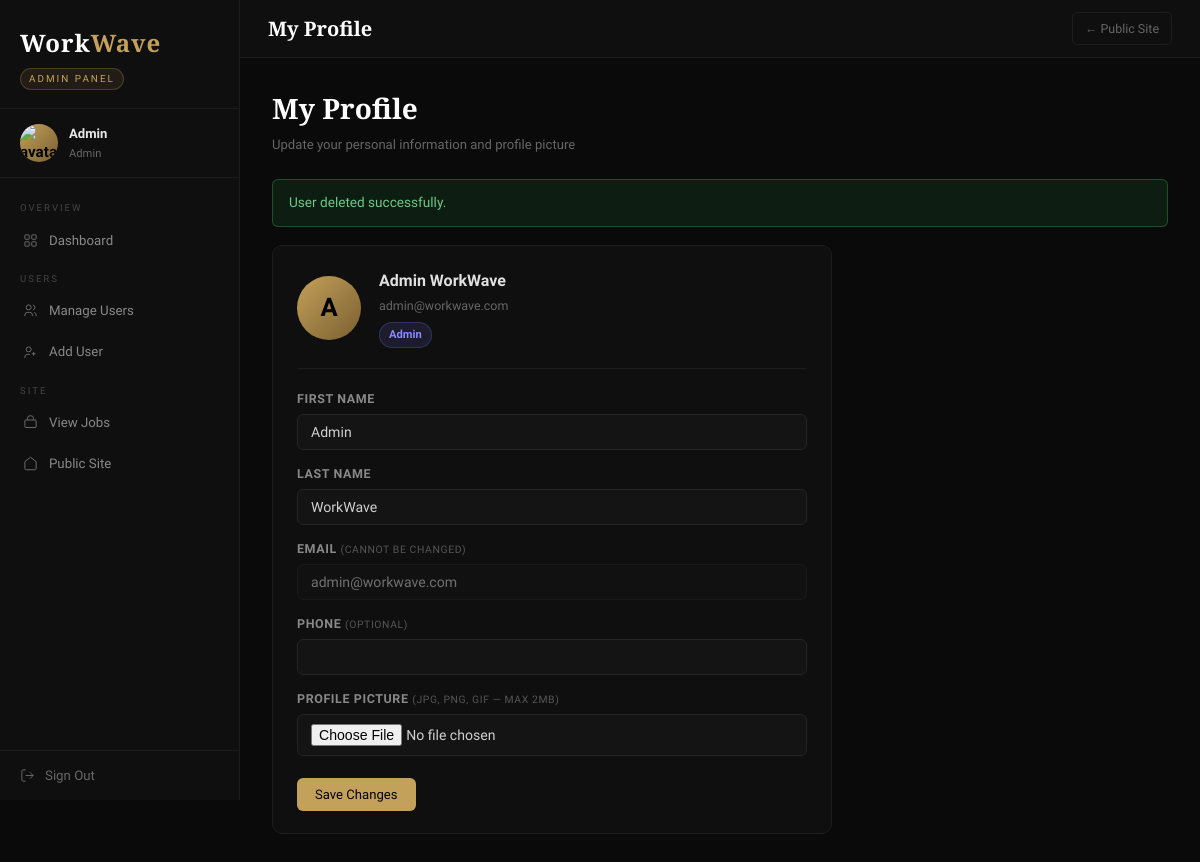
Page /Controller/index.php?action=profile (signed in) on the committed database.
### tables this page shows
CREATE TABLE IF NOT EXISTS users (
    id          INT AUTO_INCREMENT PRIMARY KEY,
    first_name  VARCHAR(100)                              NOT NULL,
    last_name   VARCHAR(100)                              NOT NULL,
    email       VARCHAR(150)                              NOT NULL UNIQUE,
    password    VARCHAR(255)                              NOT NULL,
    phone       VARCHAR(20)                               DEFAULT NULL,
    role        ENUM('job_seeker', 'employer', 'admin')   NOT NULL DEFAULT 'job_seeker',
    profile_pic VARCHAR(255)                              DEFAULT NULL,
    created_at  DATETIME                                  DEFAULT CURRENT_TIMESTAMP
);

### controller/UserController.php (called while the page is built, shortened)
<?php
require_once __DIR__ . '/../Model/User.php';
class UserController {
    public function showProfile(): void {
        $user = new User();
        $data = $user->getById((int) $_SESSION['user_id']);
        require_once __DIR__ . '/../View/user/profile.php';
    }
}

### model/User.php (called while the page is built, shortened)
<?php
require_once __DIR__ . '/Database.php';
class User {
    private PDO $pdo;
    public function __construct() {
        $this->pdo = getConnection();
    }
    public function getById(int $id) {
        $stmt = $this->pdo->prepare(
            'SELECT id, first_name, last_name, email, phone, role, profile_pic, created_at
             FROM users WHERE id = :id LIMIT 1'
        );
        $stmt->execute([':id' => $id]);
        return $stmt->fetch();
    }
}

### model/Database.php (called while the page is built, shortened)
<?php
function getConnection(): PDO {
    static $pdo = null;
    if ($pdo === null) {
        $dsn = 'mysql:host=' . DB_HOST . ';dbname=' . DB_NAME . ';charset=' . DB_CHARSET;
        $options = [
            PDO::ATTR_ERRMODE            => PDO::ERRMODE_EXCEPTION,
            PDO::ATTR_DEFAULT_FETCH_MODE => PDO::FETCH_ASSOC,
            PDO::ATTR_EMULATE_PREPARES   => false,
        ];
        try {
            $pdo = new PDO($dsn, DB_USER, DB_PASS, $options);
        } catch (PDOException $e) {
            exit('Database connection failed: ' . $e->getMessage());
        }
    }
    return $pdo;
}

### view/user/profile.php (the view, shortened to what this page needs)
<?php
$pageTitle = 'My Profile';
include __DIR__ . '/../layout/dashboard_header.php';
?>
<div class="page-header">
    <div>
        <div class="page-header-title">My Profile</div>
        <div class="page-header-sub">Update your personal information and profile picture</div>
    </div>
</div>
<?php if (!empty($_SESSION['success'])): ?>
    <div class="alert alert-success"><?= htmlspecialchars($_SESSION['success']); unset($_SESSION['success']); ?></div>
<?php endif; ?>
<div class="dsh-card" style="max-width:560px;">
    <div style="display:flex;align-items:center;gap:18px;margin-bottom:20px;padding-bottom:20px;border-bottom:1px solid #1c1c1c;">
        <div style="width:64px;height:64px;border-radius:50%;overflow:hidden;background:linear-gradient(135deg,#C4A15A,#7a5f30);display:flex;align-items:center;justify-content:center;font-size:1.6rem;font-weight:700;color:#000;flex-shrink:0;">
            <?php if (!empty($data['profile_pic'])): ?>
                <img src="/workwave/<?= htmlspecialchars($data['profile_pic']) ?>" alt="avatar" style="width:100%;height:100%;object-fit:cover;">
            <?php else: ?>
                <?= strtoupper(substr($data['first_name'], 0, 1)) ?>
            <?php endif; ?>
        </div>
        <div>
            <div style="font-size:1rem;font-weight:600;color:#e0e0e0;"><?= htmlspecialchars($data['first_name'] . ' ' . $data['last_name']) ?></div>
            <div style="font-size:.78rem;color:#666;margin-top:3px;"><?= htmlspecialchars($data['email']) ?></div>
            <span class="badge <?= $data['role'] === 'employer' ? 'badge-employer' : 'badge-seeker' ?>" style="margin-top:6px;">
                <?= ucfirst(str_replace('_', ' ', $data['role'])) ?>
            </span>
        </div>
    </div>
    <form id="profileForm" action="/workwave/Controller/index.php?action=profile_update"
          method="POST" enctype="multipart/form-data" novalidate>
        <label>First Name</label>
        <input type="text" id="first_name" name="first_name" value="<?= htmlspecialchars($data['first_name']) ?>">
        <label>Last Name</label>
        <input type="text" id="last_name" name="last_name" value="<?= htmlspecialchars($data['last_name']) ?>">
        <label>Email <small style="color:#555;font-weight:400;">(cannot be changed)</small></label>
        <input type="text" value="<?= htmlspecialchars($data['email']) ?>" disabled>
        <label>Phone <small style="color:#555;font-weight:400;">(optional)</small></label>
        <input type="text" id="phone" name="phone" value="<?= htmlspecialchars($data['phone'] ?? '') ?>">
        <label>Profile Picture <small style="color:#555;font-weight:400;">(JPG, PNG, GIF — max 2MB)</small></label>
        <input type="file" name="profile_pic" accept="image/*">
        <br><br>
        <button type="submit" class="btn btn-primary">Save Changes</button>
    </form>
</div>
<?php include __DIR__ . '/../layout/dashboard_footer.php'; ?>

### controller/index.php (shortened to what this page needs)
<?php
require_once __DIR__ . '/UserController.php';
$action        = $_GET['action'] ?? 'home';
$controller    = new UserController();
switch ($action) {
    case 'profile':
        $controller->showProfile();
        break;
}

### view/layout/dashboard_header.php (shortened to what this page needs)
<?php
$role        = $_SESSION['user_role'] ?? '';
$userName    = htmlspecialchars(($_SESSION['user_first_name'] ?? '') . ' ' . ($_SESSION['user_last_name'] ?? ''));
$userPic     = $_SESSION['user_pic'] ?? '';
$userInitial = strtoupper(substr($_SESSION['user_first_name'] ?? 'U', 0, 1));
$action      = $_GET['action'] ?? '';
$pageTitle   = $pageTitle ?? 'Dashboard';
?>
<!DOCTYPE html>
<html lang="en">
<head>
</head>
<body>
<div class="dsh-wrapper">
<aside class="dsh-sidebar" id="dshSidebar">
    <div class="dsh-logo-wrap">
        <a href="/workwave/Controller/index.php" class="dsh-logo">Work<span>Wave</span></a><br>
        <?php if ($role === 'admin'): ?>
            <span class="dsh-role-chip">Admin Panel</span>
        <?php elseif ($role === 'employer'): ?>
            <span class="dsh-role-chip">Employer</span>
        <?php else: ?>
            <span class="dsh-role-chip">Job Seeker</span>
        <?php endif; ?>
    </div>
    <div class="dsh-user-strip">
        <div class="dsh-avatar">
            <?php if (!empty($userPic)): ?>
                <img src="/workwave/<?= htmlspecialchars($userPic) ?>" alt="avatar">
            <?php else: ?>
                <?= $userInitial ?>
            <?php endif; ?>
        </div>
        <div>
            <div class="dsh-user-name"><?= $userName ?></div>
            <div class="dsh-user-role"><?= htmlspecialchars(str_replace('_', ' ', $role)) ?></div>
        </div>
    </div>
    <nav class="dsh-nav">
        <?php if ($role === 'admin'): ?>
            <div class="dsh-nav-label">Overview</div>
            <a href="/workwave/Controller/index.php?action=admin_dashboard"
               class="dsh-nav-link <?= $action === 'admin_dashboard' ? 'active' : '' ?>">
                <svg width="15" height="15" viewBox="0 0 24 24" fill="none" stroke="currentColor" stroke-width="1.6"><rect x="3" y="3" width="7" height="7" rx="1"/><rect x="14" y="3" width="7" height="7" rx="1"/><rect x="3" y="14" width="7" height="7" rx="1"/><rect x="14" y="14" width="7" height="7" rx="1"/></svg>
                Dashboard
            </a>
            <div class="dsh-nav-label">Users</div>
            <a href="/workwave/Controller/index.php?action=admin_users"
               class="dsh-nav-link <?= $action === 'admin_users' ? 'active' : '' ?>">
                <svg width="15" height="15" viewBox="0 0 24 24" fill="none" stroke="currentColor" stroke-width="1.6"><circle cx="9" cy="7" r="4"/><path d="M3 21v-2a4 4 0 014-4h4a4 4 0 014 4v2"/><path d="M16 3.13a4 4 0 010 7.75"/><path d="M21 21v-2a4 4 0 00-3-3.85"/></svg>
                Manage Users
            </a>
            <a href="/workwave/Controller/index.php?action=admin_add_user"
               class="dsh-nav-link <?= $action === 'admin_add_user' ? 'active' : '' ?>">
                <svg width="15" height="15" viewBox="0 0 24 24" fill="none" stroke="currentColor" stroke-width="1.6"><circle cx="9" cy="7" r="4"/><path d="M3 21v-2a4 4 0 014-4h4"/><line x1="17" y1="11" x2="17" y2="17"/><line x1="14" y1="14" x2="20" y2="14"/></svg>
                Add User
            </a>
            <div class="dsh-nav-label">Site</div>
            <a href="/workwave/Controller/index.php?action=jobs" class="dsh-nav-link">
                <svg width="15" height="15" viewBox="0 0 24 24" fill="none" stroke="currentColor" stroke-width="1.6"><rect x="3" y="8" width="18" height="12" rx="1"/><path d="M7 8V6a5 5 0 0110 0v2"/></svg>
                View Jobs
            </a>
            <a href="/workwave/Controller/index.php" class="dsh-nav-link">
                <svg width="15" height="15" viewBox="0 0 24 24" fill="none" stroke="currentColor" stroke-width="1.6"><path d="M3 9l9-7 9 7v11a2 2 0 01-2 2H5a2 2 0 01-2-2z"/></svg>
                Public Site
            </a>
        <?php endif; ?>
    </nav>
    <div class="dsh-sidebar-foot">
        <a href="/workwave/Controller/index.php?action=logout" class="dsh-logout">
            <svg width="15" height="15" viewBox="0 0 24 24" fill="none" stroke="currentColor" stroke-width="1.6"><path d="M9 21H5a2 2 0 01-2-2V5a2 2 0 012-2h4"/><polyline points="16 17 21 12 16 7"/><line x1="21" y1="12" x2="9" y2="12"/></svg>
            Sign Out
        </a>
    </div>
</aside>
<div class="dsh-main">
    <div class="dsh-topbar">
        <div class="dsh-topbar-left">
            <div class="dsh-topbar-title"><?= htmlspecialchars($pageTitle) ?></div>
        </div>
        <div class="dsh-topbar-right">
            <a href="/workwave/Controller/index.php" class="dsh-topbar-link">← Public Site</a>
        </div>
    </div>
    <div class="dsh-content">

### view/layout/dashboard_footer.php (shortened to what this page needs)
    </div>
</div>
</div>
</body>
</html>

### rows in the picture
users: first_name "A", first_name+last_name "Admin WorkWave", email "admin@workwave.com", role "Admin", first_name "Admin", last_name "WorkWave"

### other values in the picture
$userName "Admin"
str_replace('_', ' ', $role) "Admin"
$pageTitle "My Profile"
$_SESSION['success'] "User deleted successfully."
